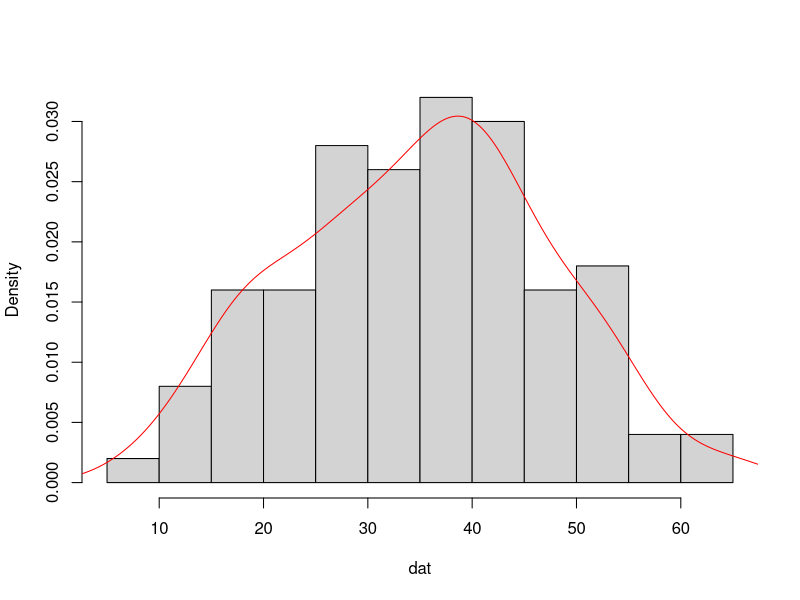
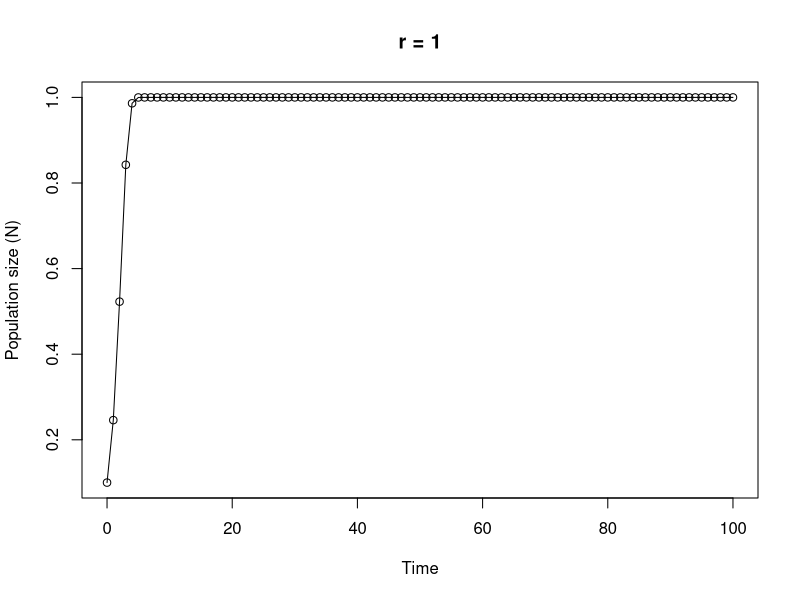

Write R code to recreate these figures, in order.
## ----Q1, results = 'asis'--------------------------------------------------------------------------------------------------------------------------------

# area of a circle
# the equation to calculate the area of a circle is pi * radius^2

circle.area <- function(d){ 
	pi * (d/2)^2
}

# to use your new function

circle.area(10)
# [1] 78.53982

# to test on a vector of diameters
# first create a vector with diameters ranging from 0 to 50 in steps of 10

cir.diam <- seq(from = 0, to = 50, by = 10)

# test your function

circle.area(cir.diam)
# [1]    0.00000   78.53982  314.15927  706.85835 1256.63706 1963.49541


## ----Q2, tidy = TRUE-------------------------------------------------------------------------------------------------------------------------------------

far.cent <- function(a){
	val <- (a-32)*5/9
	print(paste("Fahrenheit: ", round(a, digits = 3), "oF",sep = " "), quote = FALSE)# round 3dp
	print(paste("Centigrade: ", round(val, digits = 3), "oC", sep = " "), quote = FALSE)# round 3dp
}

# alternative Fahrenheit to centigrade using cat function

far.cent2 <- function(a){
	val <- (a - 32) * 5/9	#calculation
	cat("Fahrenheit: ", round(a, digits = 3), "oF", "\n")   # use cat function
	cat("Centigrade: ", round(val, digits = 3), "oC", "\n")   
}



## ----Q3--------------------------------------------------------------------------------------------------------------------------------------------------

# Create a vector of normally distributed data
# length 100, mean 35 and standard deviation of 29

vals <- rnorm(100, 35, 15)	# create some norm dist data mean 35, sd = 15

summary.fun <- function(dat){
	mymean <- round(mean(dat), digits = 4)      	# calc mean
	mymedian <- round(median(dat), digits = 4)    # calc median
	mymin <- round(min(dat), digits = 4)          # calc min
	mymax <- round(max(dat), digits = 4)          # calc max
	print(paste("mean:", mymean, sep = " "), quote = FALSE)     # print mean
	print(paste("median:", mymedian, sep = " "), quote = FALSE)     # print median
	print(paste("range:", "from:", mymin, "to", mymax, sep = " "), quote = FALSE) 
	dens <- density(dat)                          # estimate density curve
	hist(dat, main = "",type = "l",freq = FALSE)  # plot histogram
	lines(dens, lty = 1, col = "red")             # plot density curve
}

# use the function
summary.fun(vals)


## ----Q4--------------------------------------------------------------------------------------------------------------------------------------------------

# calculate a median

ourmedian <- function(x){
	n <- length(x)
	if (n %% 2 == 1)      # odd numbers
	  sort(x)[(n + 1)/2]  # find the middle number by adding 1 to length and div 2
	else {                # even numbers
	  middletwo <- sort(x)[(n/2) + 0:1]   #find the two middle numbers
	  mean(middletwo)
	  }
}

# use the function
mydat <- sample(1:50, size = 10, replace = TRUE )

# our function
ourmedian(mydat)

# R median function
median(mydat)


## ----Q5, tidy = TRUE-------------------------------------------------------------------------------------------------------------------------------------

# function to simulate Ricker model

Ricker.model <- function(nzero, r, time, K=1){     # sets initial parameters
  N <- numeric(time + 1)    # creates a real vector of length time+1 to store values of Nt+1
  N[1] <- nzero             # sets initial population size in first element of N
  for (i in 1:time) {				# loops over time
      N[i+1] <- N[i]*exp(r*(1 - N[i]/K))    
  }
  Time <- 0:time   					 # creates vector for x axis
  plot(Time, N, type = "o", xlim = c(0, time), xlab = "Time", ylab = "Population size (N)", main = paste("r =", r, sep=" "))   # plots     output
}

# To run
# play around with the different parameters, especially r
Ricker.model(nzero=0.1,r=1,time=100)
